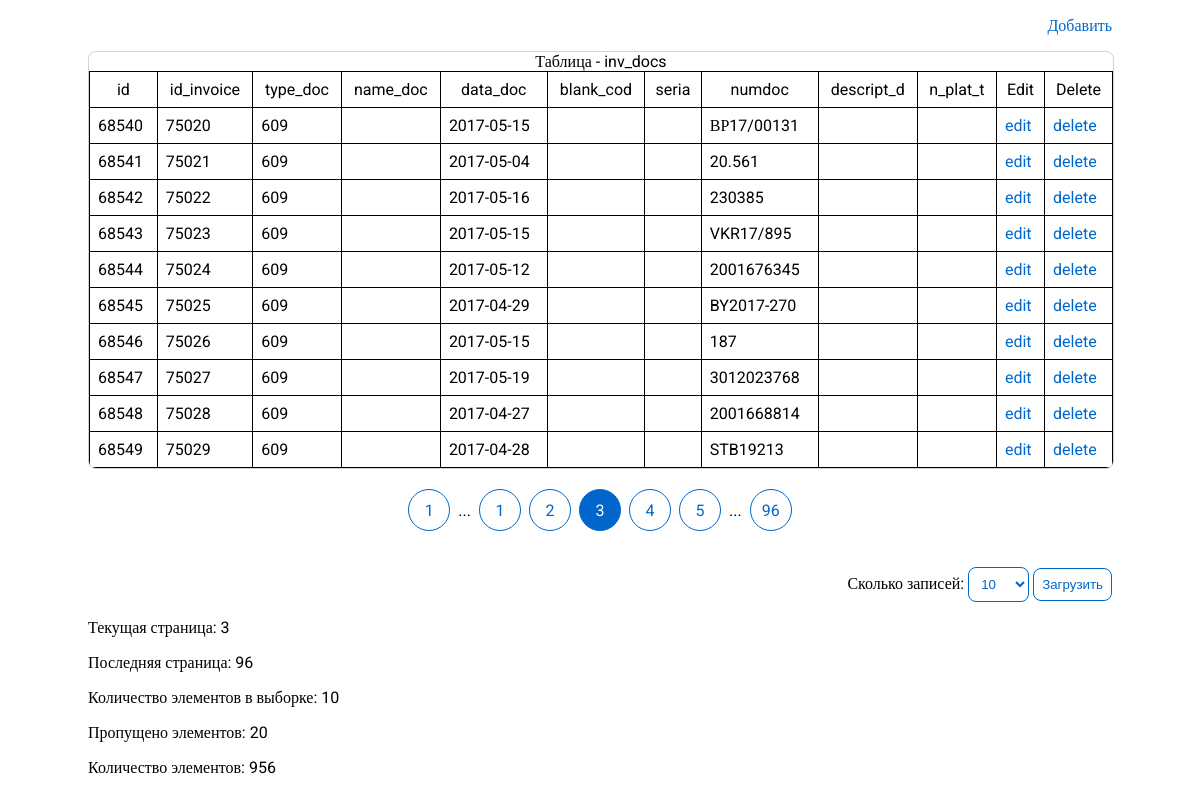
Screenshot of /inv_docs/read?page=3&limit=10 with the database file from the repository.
### tables this page shows
CREATE TABLE `inv_docs` (
  `id` int NOT NULL,
  `id_invoice` bigint NOT NULL,
  `type_doc` varchar(3) NOT NULL,
  `name_doc` varchar(50) NOT NULL,
  `data_doc` date NOT NULL,
  `blank_cod` varchar(6) NOT NULL,
  `seria` varchar(2) NOT NULL,
  `numdoc` varchar(128) NOT NULL,
  `descript_d` varchar(150) NOT NULL,
  `n_plat_t` varchar(10) NOT NULL
);

### src/inv_docs/read/index.php (the view, shortened to what this page needs)
<?php
include '../../_includes/head.php';
?>
<?php
include '../../_includes/connect.php';
$SQL = 'SELECT COUNT(*) AS total FROM `inv_docs`;';
$TOTAL_ITEMS = mysqli_fetch_assoc($conn->query($SQL))['total'];
$LIMIT_ITEMS = (int) (isset($_GET['limit']) ? $_GET['limit'] : 10);
$CURRENT_PAGE = (int) (isset($_GET['page']) ? $_GET['page'] : 1);
$SKIP_ITEMS = (int) $LIMIT_ITEMS * ((int) $CURRENT_PAGE - 1);
$LAST_PAGE = ceil((int) $TOTAL_ITEMS / (int) $LIMIT_ITEMS);
$sql = 'SELECT * FROM `inv_docs` LIMIT ' . $LIMIT_ITEMS . ' OFFSET ' . $SKIP_ITEMS . ';';
$result = $conn->query($sql);
$arr = array();
for ($item = mysqli_fetch_assoc($result), $i = 0; $item != ""; $item = mysqli_fetch_assoc($result), $i += 1) {
    $arr[$i] = $item;
}
?>
<div class="container">
    <p style="text-align: right;">
        <a href="/inv_docs/create">Добавить</a>
    </p>
    <div class="table__block">
        <table class="table">
            <caption>Таблица - inv_docs</caption>
            <thead>
                <tr>
                    <td>id</td>
                    <td>id_invoice</td>
                    <td>type_doc</td>
                    <td>name_doc</td>
                    <td>data_doc</td>
                    <td>blank_cod</td>
                    <td>seria</td>
                    <td>numdoc</td>
                    <td>descript_d</td>
                    <td>n_plat_t</td>
                    <td>Edit</td>
                    <td>Delete</td>
                </tr>
            </thead>
            <tbody>
                <?php
                for ($i = 0; $i < count($arr); ++$i) {
                    ?>
                    <tr>
                        <td><?= $arr[$i]['id'] ?></td>
                        <td><?= $arr[$i]['id_invoice'] ?></td>
                        <td><?= $arr[$i]['type_doc'] ?></td>
                        <td><?= $arr[$i]['name_doc'] ?></td>
                        <td><?= $arr[$i]['data_doc'] ?></td>
                        <td><?= $arr[$i]['blank_cod'] ?></td>
                        <td><?= $arr[$i]['seria'] ?></td>
                        <td><?= $arr[$i]['numdoc'] ?></td>
                        <td><?= $arr[$i]['descript_d'] ?></td>
                        <td><?= $arr[$i]['n_plat_t'] ?></td>
                        <td><a href="/inv_docs/update?id=<?= $arr[$i]['id'] ?>">edit</a></td>
                        <td><a href="/inv_docs/delete?id=<?= $arr[$i]['id'] ?>">delete</a></td>
                    </tr>
                    <?php
                }
                ?>
            </tbody>
        </table>
    </div>
    <div class="pages__block">
        <ul class="pages__ul">
            <li class="pages__li">
                <a class="pages__a" href="/inv_docs/read?page=1&limit=<?= $LIMIT_ITEMS ?>">1</a>
            </li>
            <li class="pages__li">...</li>
            <?php if ($CURRENT_PAGE - 2 >= 1) { ?>
                <li class="pages__li">
                    <a class="pages__a"
                        href="/inv_docs/read?page=<?= $CURRENT_PAGE - 2 ?>&limit=<?= $LIMIT_ITEMS ?>"><?= $CURRENT_PAGE - 2 ?></a>
                </li>
            <?php } ?>
            <?php if ($CURRENT_PAGE - 1 >= 1) { ?>
                <li class="pages__li">
                    <a class="pages__a"
                        href="/inv_docs/read?page=<?= $CURRENT_PAGE - 1 ?>&limit=<?= $LIMIT_ITEMS ?>"><?= $CURRENT_PAGE - 1 ?></a>
                </li>
            <?php } ?>
            <li class="pages__li">
                <a class="pages__a pages__a--current"
                    href="/inv_docs/read?page=<?= $CURRENT_PAGE ?>&limit=<?= $LIMIT_ITEMS ?>"><?= $CURRENT_PAGE ?></a>
            </li>
            <?php if ($CURRENT_PAGE + 1 <= $LAST_PAGE) { ?>
                <li class="pages__li">
                    <a class="pages__a"
                        href="/inv_docs/read?page=<?= $CURRENT_PAGE + 1 ?>&limit=<?= $LIMIT_ITEMS ?>"><?= $CURRENT_PAGE + 1 ?></a>
                </li>
            <?php } ?>
            <?php if ($CURRENT_PAGE + 2 <= $LAST_PAGE) { ?>
                <li class="pages__li">
                    <a class="pages__a"
                        href="/inv_docs/read?page=<?= $CURRENT_PAGE + 2 ?>&limit=<?= $LIMIT_ITEMS ?>"><?= $CURRENT_PAGE + 2 ?></a>
                </li>
            <?php } ?>
            <li class="pages__li">...</li>
            <li class="pages__li">
                <a class="pages__a"
                    href="/inv_docs/read?page=<?= $LAST_PAGE ?>&limit=<?= $LIMIT_ITEMS ?>"><?= $LAST_PAGE ?></a>
            </li>
        </ul>
    </div>
    <div class="limit_pages__block">
        <form action="/inv_docs/read/index.php" method="GET">
            Сколько записей:
            <select name="limit">
                <option value="<?= $LIMIT_ITEMS ?>"><?= $LIMIT_ITEMS ?></option>
            </select>
            <button type="success">Загрузить</button>
        </form>
    </div>
    <p>Текущая страница: <?= $CURRENT_PAGE; ?></p>
    <p>Последняя страница: <?= $LAST_PAGE; ?></p>
    <p>Количество элементов в выборке: <?= $LIMIT_ITEMS; ?></p>
    <p>Пропущено элементов: <?= $SKIP_ITEMS; ?></p>
    <p>Количество элементов: <?= $TOTAL_ITEMS; ?></p>
</div>

### src/assets/main.css (style rules this page uses)
html { width: 100%; height: 100%; }
body { width: 100%; height: 100%; margin: 0; font-family: "Roboto"; }
a { text-decoration: none; color: #06c; }
.container { max-width: 1024px; margin: 0 auto; padding: 0 5%; }
.table__block { width: 100%; overflow-x: scroll; border: 1px solid lightgray; border-radius: 8px; }
.table { border-collapse: collapse; width: 100%; }
.table td { border: 1px solid black; padding: 8px; }
.table thead td { text-align: center; }
.pages__block { width: 100%; padding: 1em 0; }
.pages__ul { margin: 0; padding: 0; display: flex; justify-content: center; align-items: center; }
.pages__li { list-style-type: none; margin: 4px; }
.pages__a { width: 32px; height: 32px; display: flex; justify-content: center; align-items: center; padding: 4px; border: 1px solid #06c; border-radius: 50%; }
.pages__a--current { background-color: #06c; color: white; }
.limit_pages__block { margin: 1em 0; text-align: right; }
.limit_pages__block select { border: 1px solid #06c; padding: 8px; border-radius: 8px; background-color: white; color: #06c; }
.limit_pages__block button { border: 1px solid #06c; padding: 8px; background-color: white; color: #06c; border-radius: 8px; }

### rows the page displays
inv_docs: id "68540", id_invoice "75020", type_doc "609", data_doc "2017-05-15", numdoc "ВР17/00131"
inv_docs: id "68541", id_invoice "75021", type_doc "609", data_doc "2017-05-04", numdoc "20.561"
inv_docs: id "68542", id_invoice "75022", type_doc "609", data_doc "2017-05-16", numdoc "230385"
inv_docs: id "68543", id_invoice "75023", type_doc "609", data_doc "2017-05-15", numdoc "VKR17/895"
inv_docs: id "68544", id_invoice "75024", type_doc "609", data_doc "2017-05-12", numdoc "2001676345"
inv_docs: id "68545", id_invoice "75025", type_doc "609", data_doc "2017-04-29", numdoc "BY2017-270"
inv_docs: id "68546", id_invoice "75026", type_doc "609", data_doc "2017-05-15", numdoc "187"
inv_docs: id "68547", id_invoice "75027", type_doc "609", data_doc "2017-05-19", numdoc "3012023768"
inv_docs: id "68548", id_invoice "75028", type_doc "609", data_doc "2017-04-27", numdoc "2001668814"
inv_docs: id "68549", id_invoice "75029", type_doc "609", data_doc "2017-04-28", numdoc "STB19213"

### other values shown
$CURRENT_PAGE - 2 "1"
$CURRENT_PAGE - 1 "2"
$CURRENT_PAGE "3"
$CURRENT_PAGE + 1 "4"
$CURRENT_PAGE + 2 "5"
$LAST_PAGE "96"
$LIMIT_ITEMS "10"
$SKIP_ITEMS "20"
$TOTAL_ITEMS "956"
form field limit "10"
